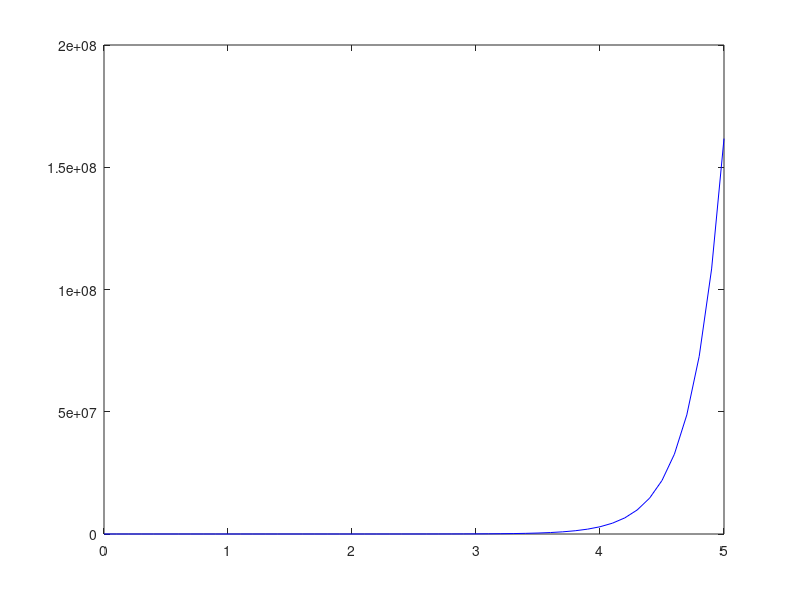

This chart was generated by the following MATLAB code: (Note: this script raises an error after producing the figure.)
%

clear all ; close all ; clc ; 

t = 0:0.1:5 ; 
x = (2/3)*exp(-5*t) + (1/3)*exp(4*t) ; 

figure(1)
plot(t,x,'-b') 
hold on

y0 = [1, 0] ; 
tspan = [0 5] ; 

m = 1 ; 
delB = -6 ; 
ch = 5 ; 

[t,y] = ode45(@(tspan,y0) odefun(tspan,y0,m,delB,ch),tspan,y0) ; 

figure(2)
plot(t,y(:,1)) 

figure(3) 
plot(t,delB*y(:,1),'-b')
hold on 
plot(t,ch*y(:,2),'-r')


%% 
clear all ; close all ; clc ; 
filename = '/home/emma/Downloads/01 - Love On Top.mp3' ; 
[y, fs] = audioread(filename) ; 

y = y(7837000:end,1) ; % this is where she starts to go up in pitch (about 90 sec from end)
dt = 1/fs ; 
t = 0:dt:(length(y)*dt)-dt ; 

figure(1)
plot(t,y) ; 
xlabel('sec') ; ylabel('amplitude') ; 

figure(2)
plot(psd(spectrum.periodogram,y,'Fs',fs,'NFFT',length(y))); % only plot to 1000Hz (human vocal range)
% axis([0 1000 -150 0]) ; 

%% Function definitions

function ydot = odefun(t,y,m,delB,ch)
    ydot = [y(2) ; (1/m) * ( (delB * y(1)) - (ch * y(2)) )] ; 
end